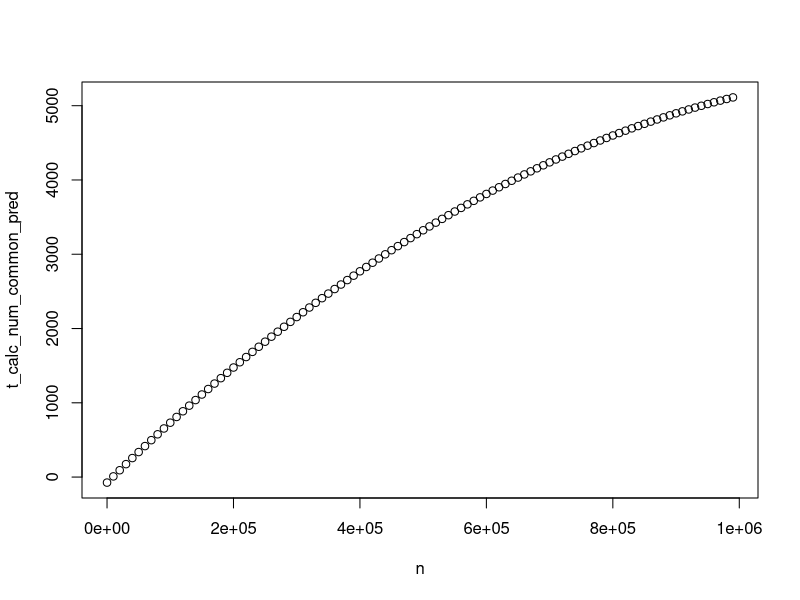

Write R code to recreate this figure.
times <- tibble::tribble(
  ~n,       ~t_load,  ~t_friend_of_friend, ~t_calc_num_common,
  1000,     11.55,    1.09,                0.09,
  10000,    11.56,    15.07,               7.82,
  50000,    13.02,    176.39,              194.65,  # 27370 --- 181110 	                   n =  114
  100000,   13.79,    546.19 ,             811.50,  # 27370 --- 181110 	121254 --- 132521  n =  114
  500000,   15.11,    1167.94,             3321.11, # 107795 --- 132521 	                 n =  127
  1000000,  NA,     NA,                NA,
  10000000, NA,     NA,                NA
)


p <- ggplot2::ggplot(
  tidyr::gather(na.omit(times), calculation, seconds, t_load, t_friend_of_friend, t_calc_num_common),
  ggplot2::aes(n, seconds, group = calculation, colour = calculation)) +
  ggplot2::geom_line() +
  ggplot2::geom_smooth(se = FALSE, linetype = 2, span = 3)

linear_model <- lm(t_calc_num_common ~ poly(n,2), na.omit(times))
lm_predictions <- data.frame(
  n = seq(0, 10e6, 10000),
  t_calc_num_common_pred = predict(linear_model, newdata = data.frame(n = seq(0, 10e6, 10000)))
  )

plot(lm_predictions[1:100,])
